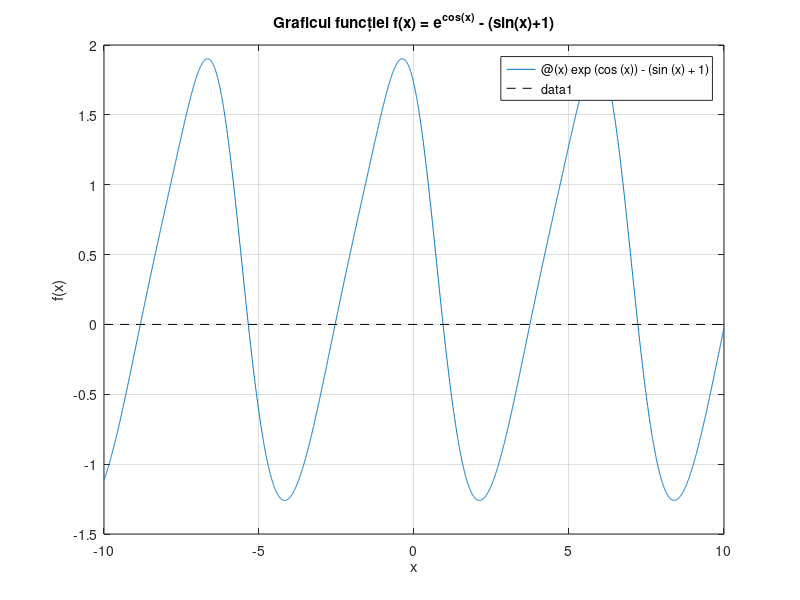

This chart was generated by the following MATLAB code:
% Definirea funcției
f = @(x) exp(cos(x)) - (sin(x) + 1);

% Reprezentare grafică pentru a identifica soluții
fplot(f, [-10, 10]);
grid on;
xlabel('x'); ylabel('f(x)');
title('Graficul funcției f(x) = e^{cos(x)} - (sin(x)+1)');
line([-10 10], [0 0], 'Color', 'k', 'LineStyle', '--');

% Căutarea numerică a două soluții cu |x1| ≠ |x2|
x1 = fzero(f, 0);     % soluție în jurul lui 0
x2 = fzero(f, 3);     % soluție în dreapta
x3 = fzero(f, -3);    % soluție în stânga (altă valoare absolută)

fprintf('Soluția 1: x = %.6f, |x| = %.6f\n', x1, abs(x1));
fprintf('Soluția 2: x = %.6f, |x| = %.6f\n', x3, abs(x3));